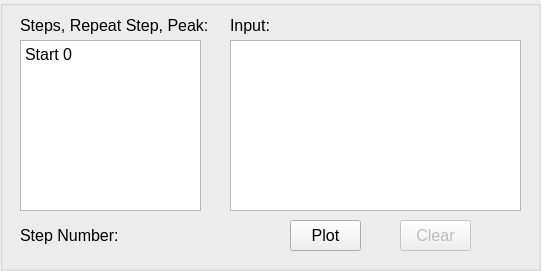
            <widget class="QGroupBox" name="groupBox_input_2">
             <property name="geometry">
              <rect>
               <x>380</x>
               <y>30</y>
               <width>541</width>
               <height>271</height>
              </rect>
             </property>
             <property name="title">
              <string/>
             </property>
             <widget class="QLabel" name="label_48">
              <property name="geometry">
               <rect>
                <x>20</x>
                <y>220</y>
                <width>101</width>
                <height>31</height>
               </rect>
              </property>
              <property name="font">
               <font>
                <pointsize>12</pointsize>
               </font>
              </property>
              <property name="text">
               <string>Step Number:</string>
              </property>
             </widget>
             <widget class="QTextEdit" name="textEdit_steps_2">
              <property name="geometry">
               <rect>
                <x>20</x>
                <y>40</y>
                <width>181</width>
                <height>171</height>
               </rect>
              </property>
              <property name="font">
               <font>
                <pointsize>12</pointsize>
                <strikeout>false</strikeout>
                <kerning>true</kerning>
               </font>
              </property>
              <property name="cursor" stdset="0">
               <cursorShape>IBeamCursor</cursorShape>
              </property>
              <property name="horizontalScrollBarPolicy">
               <enum>Qt::ScrollBarAsNeeded</enum>
              </property>
              <property name="html">
               <string>&lt;!DOCTYPE HTML PUBLIC &quot;-//W3C//DTD HTML 4.0//EN&quot; &quot;http://www.w3.org/TR/REC-html40/strict.dtd&quot;&gt;
&lt;html&gt;&lt;head&gt;&lt;meta name=&quot;qrichtext&quot; content=&quot;1&quot; /&gt;&lt;style type=&quot;text/css&quot;&gt;
p, li { white-space: pre-wrap; }
&lt;/style&gt;&lt;/head&gt;&lt;body style=&quot; font-family:'MS Shell Dlg 2'; font-size:12pt; font-weight:400; font-style:normal;&quot;&gt;
&lt;p style=&quot; margin-top:0px; margin-bottom:0px; margin-left:0px; margin-right:0px; -qt-block-indent:0; text-indent:0px;&quot;&gt;Start 0&lt;/p&gt;&lt;/body&gt;&lt;/html&gt;</string>
              </property>
              <property name="tabStopWidth">
               <number>80</number>
              </property>
              <property name="cursorWidth">
               <number>2</number>
              </property>
             </widget>
             <widget class="QLabel" name="label_4">
              <property name="geometry">
               <rect>
                <x>20</x>
                <y>10</y>
                <width>191</width>
                <height>31</height>
               </rect>
              </property>
              <property name="font">
               <font>
                <pointsize>12</pointsize>
               </font>
              </property>
              <property name="text">
               <string>Steps, Repeat Step, Peak:</string>
              </property>
             </widget>
             <widget class="QLabel" name="label_steps_2">
              <property name="geometry">
               <rect>
                <x>130</x>
                <y>220</y>
                <width>81</width>
                <height>31</height>
               </rect>
              </property>
              <property name="font">
               <font>
                <pointsize>12</pointsize>
               </font>
              </property>
              <property name="text">
               <string/>
              </property>
             </widget>
             <widget class="QPushButton" name="pushButton_clear_2">
              <property name="enabled">
               <bool>false</bool>
              </property>
              <property name="geometry">
               <rect>
                <x>400</x>
                <y>220</y>
                <width>71</width>
                <height>31</height>
               </rect>
              </property>
              <property name="font">
               <font>
                <pointsize>12</pointsize>
               </font>
              </property>
              <property name="text">
               <string>Clear</string>
              </property>
             </widget>
             <widget class="QPushButton" name="pushButton_plot_2">
              <property name="geometry">
               <rect>
                <x>290</x>
                <y>220</y>
                <width>71</width>
                <height>31</height>
               </rect>
              </property>
              <property name="font">
               <font>
                <pointsize>12</pointsize>
               </font>
              </property>
              <property name="text">
               <string>Plot</string>
              </property>
             </widget>
             <widget class="QTextEdit" name="textEdit_input_2">
              <property name="geometry">
               <rect>
                <x>230</x>
                <y>40</y>
                <width>291</width>
                <height>171</height>
               </rect>
              </property>
              <property name="font">
               <font>
                <pointsize>8</pointsize>
                <strikeout>false</strikeout>
                <kerning>true</kerning>
               </font>
              </property>
              <property name="cursor" stdset="0">
               <cursorShape>IBeamCursor</cursorShape>
              </property>
              <property name="horizontalScrollBarPolicy">
               <enum>Qt::ScrollBarAsNeeded</enum>
              </property>
              <property name="html">
               <string>&lt;!DOCTYPE HTML PUBLIC &quot;-//W3C//DTD HTML 4.0//EN&quot; &quot;http://www.w3.org/TR/REC-html40/strict.dtd&quot;&gt;
&lt;html&gt;&lt;head&gt;&lt;meta name=&quot;qrichtext&quot; content=&quot;1&quot; /&gt;&lt;style type=&quot;text/css&quot;&gt;
p, li { white-space: pre-wrap; }
&lt;/style&gt;&lt;/head&gt;&lt;body style=&quot; font-family:'MS Shell Dlg 2'; font-size:8pt; font-weight:400; font-style:normal;&quot;&gt;
&lt;p style=&quot;-qt-paragraph-type:empty; margin-top:0px; margin-bottom:0px; margin-left:0px; margin-right:0px; -qt-block-indent:0; text-indent:0px; font-size:12pt;&quot;&gt;&lt;br /&gt;&lt;/p&gt;&lt;/body&gt;&lt;/html&gt;</string>
              </property>
              <property name="tabStopWidth">
               <number>80</number>
              </property>
              <property name="cursorWidth">
               <number>2</number>
              </property>
             </widget>
             <widget class="QLabel" name="label_5">
              <property name="geometry">
               <rect>
                <x>230</x>
                <y>10</y>
                <width>191</width>
                <height>31</height>
               </rect>
              </property>
              <property name="font">
               <font>
                <pointsize>12</pointsize>
               </font>
              </property>
              <property name="text">
               <string>Input:</string>
              </property>
             </widget>
            </widget>
